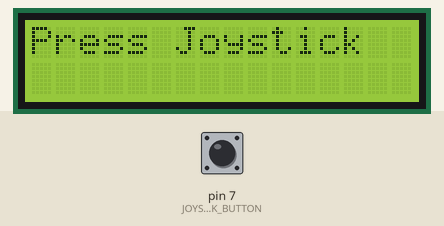
The sketch below on a simulated Arduino Uno, built with avr-gcc and run on an emulated ATmega328P. Parts: 16×2 character LCD. The test bench sets the inputs (shaded band); at power-on: pin 7 (JOYSTICK_BUTTON) HIGH.

Above: at 1.2 s.
1.3 s: pin 7 (JOYSTICK_BUTTON) pulled LOW for 0.15 s
At 1.7 s:
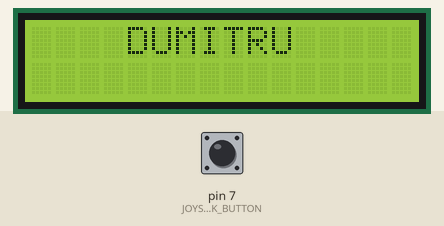
Timing chart, 0 to 4.3 s (numbered marks = the images above; inputs shaded):
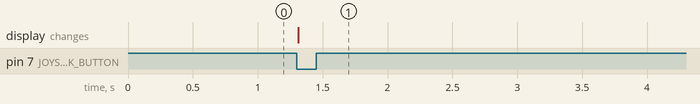

Measured:
- after the input at 1.3 s, the display: changes at once (image 1)

The sketch:

main.ino
```cpp
#include <Wire.h>
#include <LiquidCrystal_I2C.h>

#define JOYSTICK_BUTTON 7

// Initialize LCD (I2C address: 0x27, 16 columns, 2 rows)
LiquidCrystal_I2C lcd(0x27, 16, 2);

void setup() {
    pinMode(JOYSTICK_BUTTON, INPUT_PULLUP);  // Enable internal pull-up resistor
    lcd.init();
    lcd.backlight();
    lcd.setCursor(0, 0);
    lcd.print("Press Joystick");
}

void loop() {
    if (digitalRead(JOYSTICK_BUTTON) == LOW) {  // Button is pressed (active LOW)
        lcd.clear();
        lcd.setCursor(4, 0);  // Centered text
        lcd.print("DUMITRU");
        delay(500);  // Debounce delay
    }
}
```
